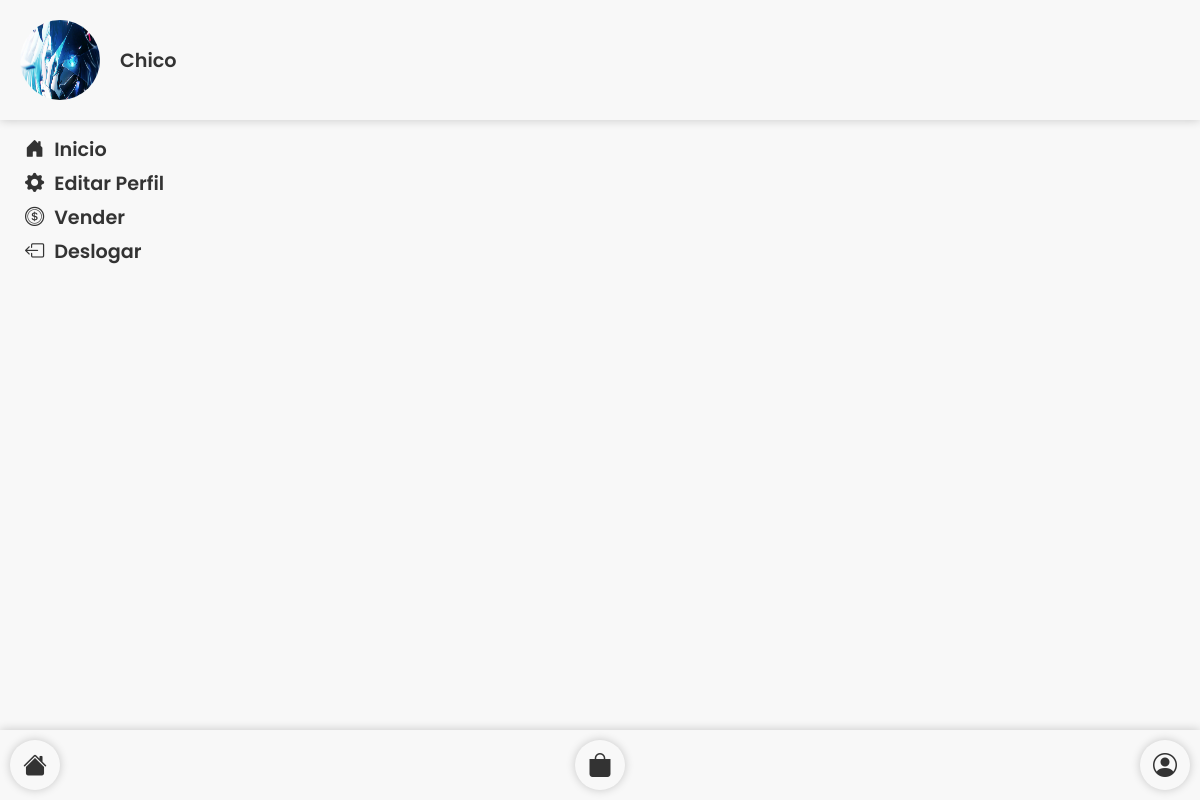
Screenshot of /conta (signed in) with the database file from the repository.
### tables this page shows
CREATE TABLE dados (id INTEGER PRIMARY KEY AUTOINCREMENT, nome TEXT NOT NULL, email TEXT NOT NULL UNIQUE, senha TEXT NOT NULL, foto TEXT);

### app.py (the view)
@app.route('/conta')
@login_required
def conta():
    return render_template('conta.html',user=current_user)

### app.py (called while the page is built)
@login_manager.user_loader
def load_user(user_id):
    connect = sqlite3.connect('data/dados.db')
    connect.row_factory = sqlite3.Row
    cursor = connect.cursor()
    cursor.execute('SELECT * FROM dados WHERE id=?', (user_id,))
    user = cursor.fetchone()
    connect.close()
    if user:
        return User(user['id'], user['nome'], user['email'], user['foto'])
    return None

### templates/conta.html (shortened to what this page needs)
<!DOCTYPE html>
<html lang="en">
<head>
<link rel="stylesheet" href="https://cdn.jsdelivr.net/npm/bootstrap-icons@1.13.1/font/bootstrap-icons.min.css">
<link rel="stylesheet" href="{{url_for('static',filename='conta.css')}}">
<link rel="stylesheet" href="https://cdn.jsdelivr.net/npm/bootstrap-icons@1.13.1/font/bootstrap-icons.min.css">
<link rel="stylesheet" href="{{url_for('static',filename='style.css')}}">
</head>
<body>
    <div class="flex">
        <img src="{{ user.foto if user.foto else url_for('static', filename='default.png') }}">
        <p>{{user.nome}}</p>
    </div>
    <div class="links">
        <a href="/"><i class="bi bi-house-door-fill"></i>Inicio</a>
        <a href="/editar-perfil"><i class="bi bi-gear-fill"></i>Editar Perfil</a>
        <a href="/vender"><i class="bi bi-coin"></i>Vender</a>
        <a href="/logout"><i class="bi bi-box-arrow-left"></i>Deslogar</a>
    </div>
    <div class="rodape">
        <a href="/"><i class="bi bi-house-fill"></i></a>
        <a href="/carrinho"><i class="bi bi-bag-fill"></i></a>
        {% if current_user.is_authenticated %}
        <a href="/conta"><i class="bi bi-person-circle"></i></a>
        {% else %}
        <a href="/cadastro"><i class="bi bi-box-arrow-in-right"></i></a>
        {% endif %}
    </div>
</body>
</html>

### static/conta.css (style rules this page uses)
* { margin: 0; padding: 0; box-sizing: border-box; font-family: 'Poppins', sans-serif; text-decoration: none; }
body { background-color: #f8f8f8; display: flex; flex-direction: column; min-height: 100vh; width: 100%; align-items: center; }
img { width: 80px; height: 80px; border-radius: 50%; margin: 10px; }
.flex { display: flex; align-items: center; background-color: #f8f8f8; padding: 10px; margin: 10px; width: 100%; text-align: center; box-shadow: 0px 0px 10px rgba(0,0,0,0.2); margin-top: 0; }
.flex p { margin: 10px; font-weight: 600; font-size: 1.2rem; color: #333; }
.links a { display: flex; align-self: self-start; margin: 5px; font-weight: 600; font-size: 1.2rem; color: #333; padding-left: 20px; }
.links i { color: #333; margin-right: 10px; }
.links { width: 100%; }

### static/style.css (style rules this page uses)
* { margin: 0; padding: 0; box-sizing: border-box; font-family: 'Poppins', sans-serif; text-decoration: none; }
body { background-color: #f8f8f8; display: flex; flex-direction: column; min-height: 100vh; width: 100%; align-items: center; }
.rodape { display: flex; justify-content: space-between; align-items: center; position: fixed; bottom: 0; width: 100%; padding: 10px; background-color: #f8f8f8; box-shadow: 0px 0px 10px rgba(0,0,0,0.2); }
.rodape a { text-decoration: none; color: #333; border-radius: 50%; padding: 6px; box-shadow: 0px 0px 10px rgba(0,0,0,0.2); width: 50px; height: 50px; display: flex; justify-content: center; align-items: center; transition: all 0.2s ease-in-out; }
.rodape i { font-size: 1.5rem; }

### rows the page displays
dados: foto (picture), nome "Chico"
